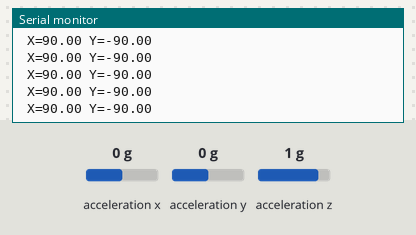
Simulated run of this sketch. Board: Arduino Uno, built with avr-gcc and run on an emulated ATmega328P. Shown: the last lines printed to the serial monitor. Wiring (inferred from the names in the program): ADXL345 accelerometer at I2C address 0x53. The test bench sets the inputs (shaded band); at power-on: acceleration x 0 g, acceleration y 0 g, acceleration z 1 g.

Above: at 1.2 s.
1.3 s: acceleration x set to -1.4 g
At 1.33 s:
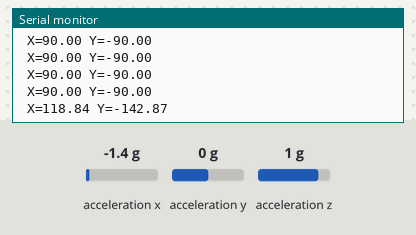
2.8 s: acceleration y set to -1.4 g
At 2.8 s:
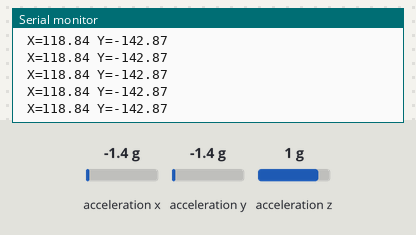
4.3 s: acceleration z set to -1.4 g
At 4.33 s:
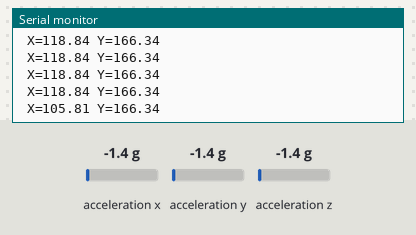
Timing chart, 0 to 7.3 s (numbered marks = the images above; inputs shaded):
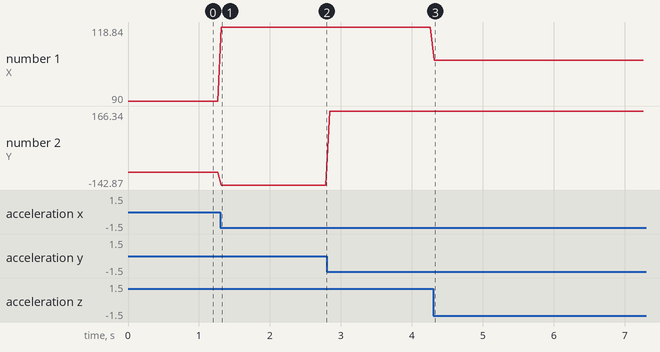

The sketch:

GetEulerAngles.ino
```cpp
#include <Wire.h> // I2C library, gyroscope
#include <math.h>
// Accelerometer ADXL345
#define ACC (0xA7>>1)    //ADXL345 ACC address
const int Xcorrection = 0;    //Determine these by zeroing their values when they are not the axis measuring gravity
const int Ycorrection = 271;
const int Zcorrection = -906;
float Roll,Pitch;

void setup(){
Serial.begin(115200);
Wire.begin();
initAcc();
}
void loop(){
int hx,hy,hz;
int acc[3];
getAccelerometerData(acc);
hz = acc[0];
hy = acc[1];
hx = acc[2];

float R   = sqrt(pow(hx,2)+pow(hy,2)+pow(hz,2));
Roll = -atan2(hx/R, hz/R)*180/M_PI;
Pitch = -atan2(hy/R, hz/R)*180/M_PI;

Serial.print(" X=");
Serial.print(Roll);
Serial.print(" Y=");
Serial.print(Pitch);

Serial.println(" ");
delay(50);
}

void initAcc() {
//Turning on the ADXL345
writeTo(ACC, 0x2D, 0x08);  //Power-saving features control
writeTo(ACC, 0x31, 0x0B);  //Data format control
writeTo(ACC, 0x2C, 0x0A);  //Data rate and power mode control
writeTo(ACC, 0x1E, 0x28);  //X-Axis offset
writeTo(ACC, 0x1F, 0x00);  //Y-Axis offset
writeTo(ACC, 0x20, 0x00);  //Z-Axis offset
//by default the device is in +-2g range reading
}

void getAccelerometerData(int * result) {
int regAddress = 0x32;    //first axis-acceleration-data register on the ADXL345
byte buff[6];
readFrom(ACC, regAddress, 6, buff); //read the acceleration data from the ADXL345
//each axis reading comes in 10 bit resolution, ie 2 bytes.  Least Significat Byte first!!
//thus we are converting both bytes in to one int
result[0] = ((((int)buff[1]) << 8) | buff[0])+ Xcorrection;
result[1] = ((((int)buff[3]) << 8) | buff[2])+ Ycorrection;
result[2] = ((((int)buff[5]) << 8) | buff[4])+ Zcorrection;
}


void writeTo(int DEVICE, unsigned char address, unsigned char val) {
 Wire.beginTransmission(DEVICE); //start transmission to ACC
 Wire.write(address);        // send register address
 Wire.write(val);        // send value to write
 Wire.endTransmission(); //end transmission
}


//reads num bytes starting from address register on ACC in to buff array
void readFrom(int DEVICE, unsigned char address, int num, unsigned char buff[]) {
Wire.beginTransmission(DEVICE); //start transmission to ACC
Wire.write(address);        //sends address to read from
Wire.endTransmission(); //end transmission
Wire.beginTransmission(DEVICE); //start transmission to ACC
Wire.requestFrom(DEVICE, num);    // request 6 bytes from ACC
int i = 0;
while(Wire.available())    //ACC may send less than requested (abnormal)
  {
  buff[i] = Wire.read(); // receive a byte
  i++;
  }
Wire.endTransmission(); //end transmission
}
```

Measured:
- after the input at 1.3 s, the serial monitor: prints a new line at once (image 1)
- after the input at 4.3 s, the serial monitor: prints a new line at once (image 3)
- plotted number 1: 90 → 118.84 after the input at 1.3 s, 118.84 → 105.81 after the input at 4.3 s
- plotted number 2: -90 → -142.87 after the input at 1.3 s, -142.87 → 166.34 after the input at 2.8 s
